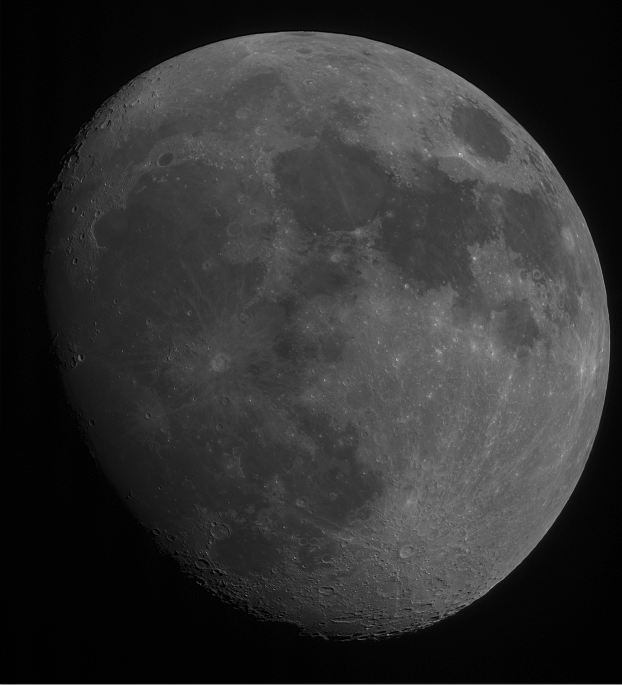
%> input picture TD1_09.09.2021/Lune.png, 622 x 685 px
$ octave TD1_Exo8.m   (GNU Octave 9; MATLAB toolbox functions it lacks are replaced by stand-ins)
%> lines starting %> are read from the running program, lines starting %| are printed output that depends on the picture
clear all;
close all;

I = double(rgb2gray(imread('Lune.png')));
%> I: size 685x622 double; min 0, max 209, mean 48.5
%on charge l'image, on la convertir en
%niveaux de gris et on double la pr閏ision : uint8 ==> double

I = I(1:end-5, :); %On ne consid鑢e pas les 5 derniers pixels de
%> I: size 680x622 double

%Retourne la valeur de CHAQUE pixel
%end-5 implique tous sauf les 5 derniers pixels
%1:end indique du 1er pixel en abscisse jusqu'au bout de l'image (sens croissant)

% Fonction de normalisation
function [imnorm] = f_normalisation_3D(I)

I = double(I);
M = max(max(max(I)));
%> M = 209
m = min(min(min(I)));
%> m = 0

imnorm = (I - m)./(M -m);
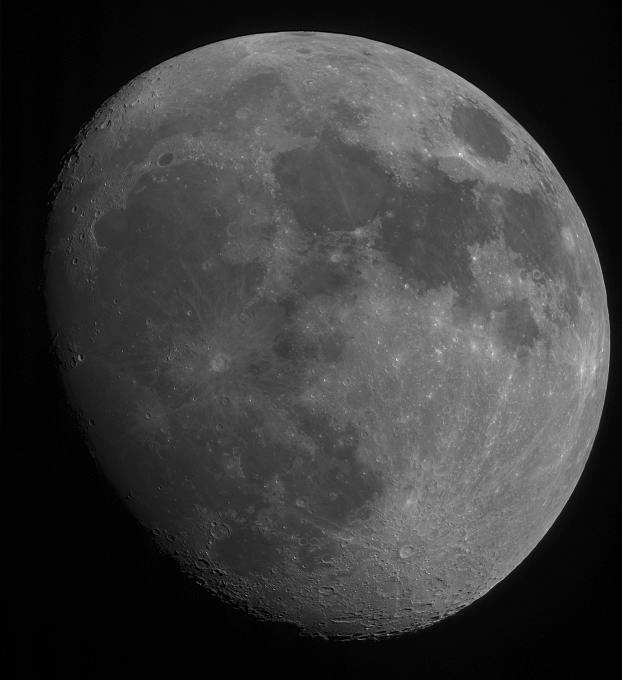
%> imnorm: size 680x622 double; min 0, max 1, mean 0.233

endfunction
I = f_normalisation_3D(I);

% Fonction d'inversion des NG
function [iminv] = f_inverse_3D(I)

I = double(I);
M = max(max(max(I)));

iminv = (M-I);

endfunction

I2 = I.^(2); #ici gamma = 2 gamma>0 donc assombrit les zones sombres
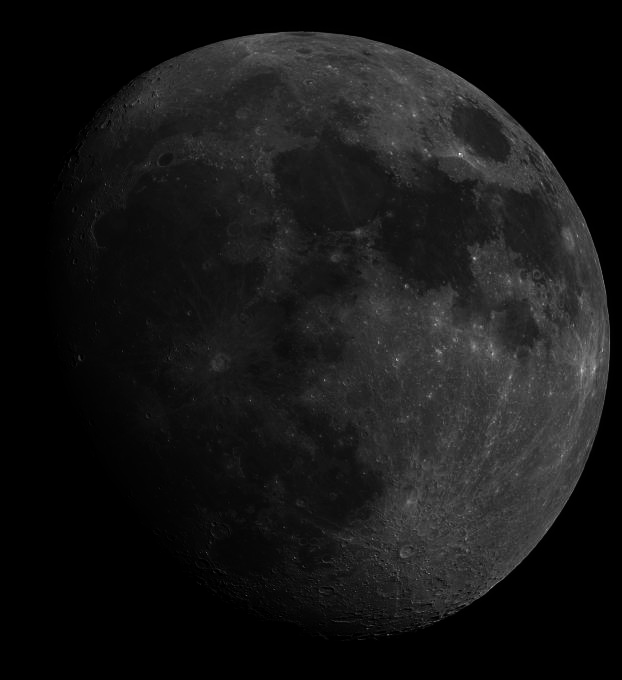
%> I2: size 680x622 double; min 0, max 1, mean 0.0902

[L C z]=size(I);
%> L = 680; C = 622; z = 1

Z1 = [I ones(L, 20) f_inverse_3D(I)];
%> in f_inverse_3D, `iminv = (M-I);`:
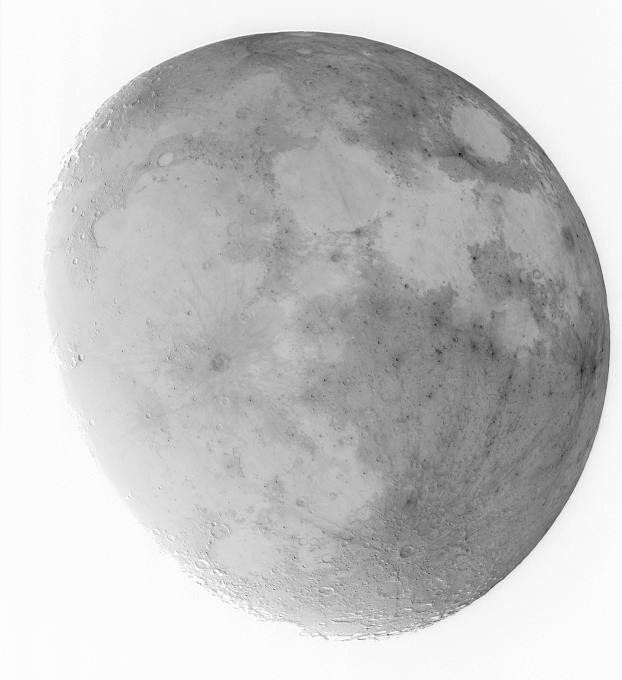
%> iminv: size 680x622 double; min 0, max 1, mean 0.767
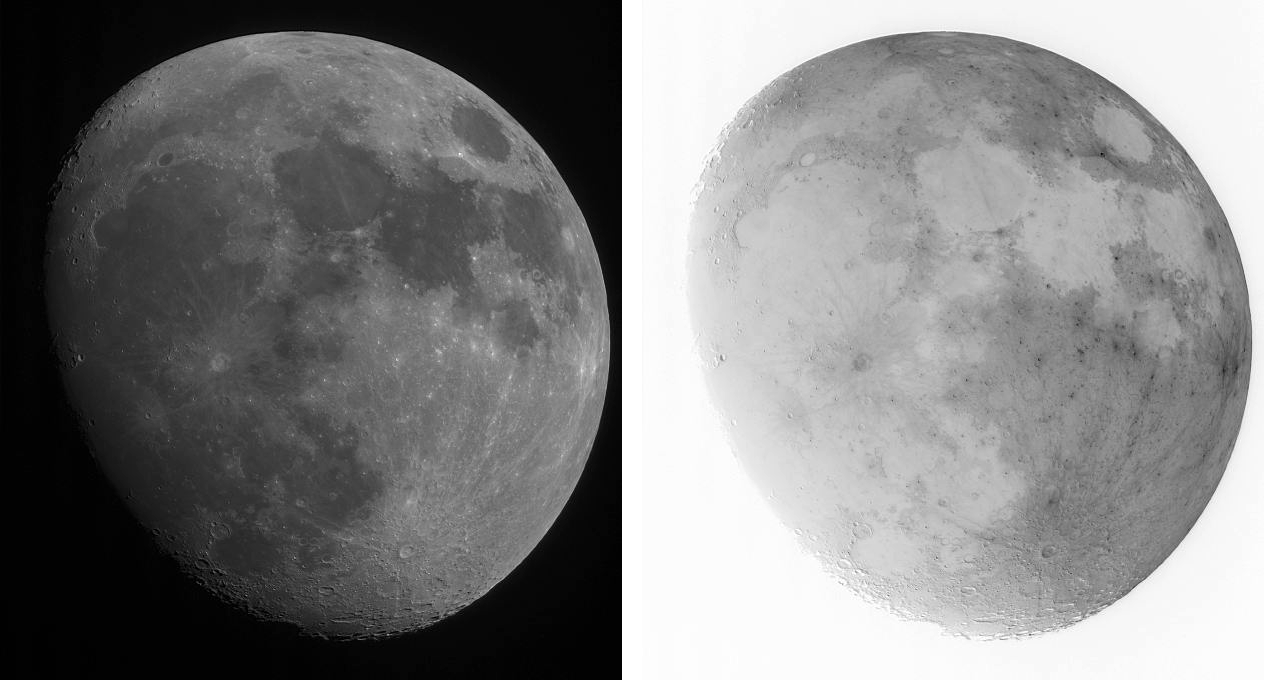
%> Z1: size 680x1264 double; min 0, max 1, mean 0.508
Z2 = [I2 ones(L, 20) f_normalisation_3D(I - I2)];
%> in f_normalisation_3D (call 2), `I = double(I);`:
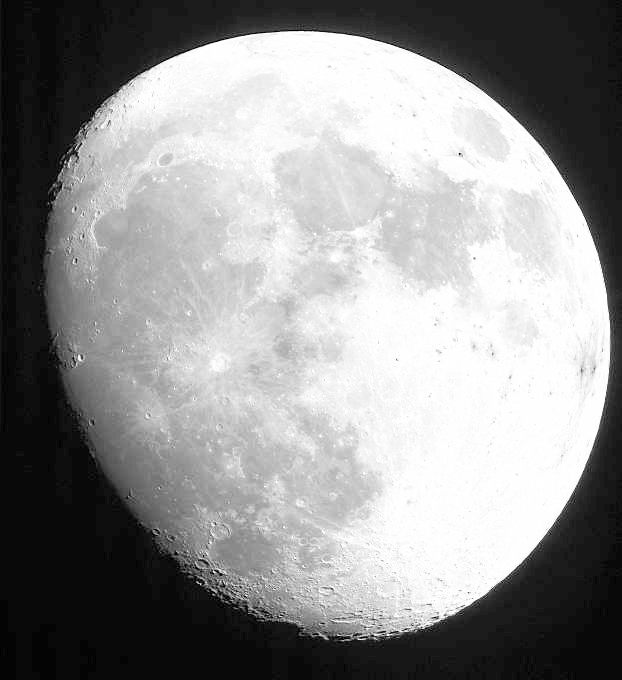
%> I: size 680x622 double; min 0, max 0.25, mean 0.143; drawn with min black and max white
%> in f_normalisation_3D (call 2), `M = max(max(max(I)));`: M = 0.25
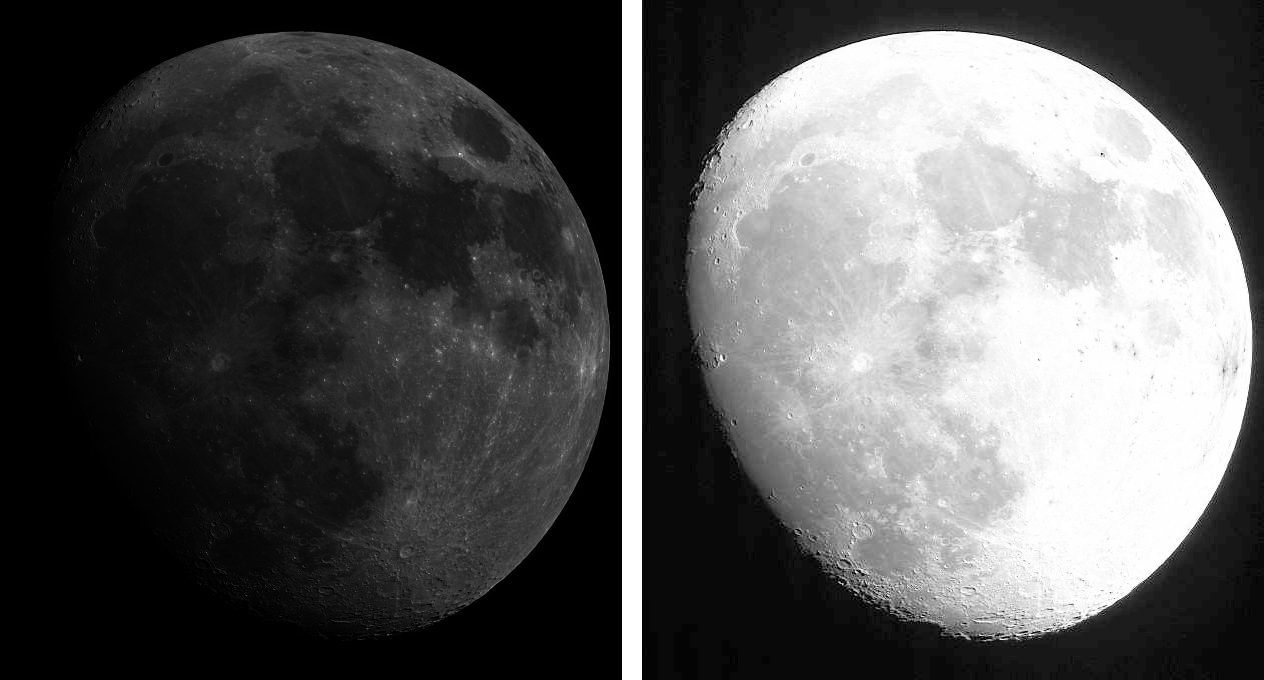
%> Z2: size 680x1264 double; min 0, max 1, mean 0.341

[L C z]=size(Z1);
%> C = 1264
Z = [Z1 ; ones(20, C) ; Z2];
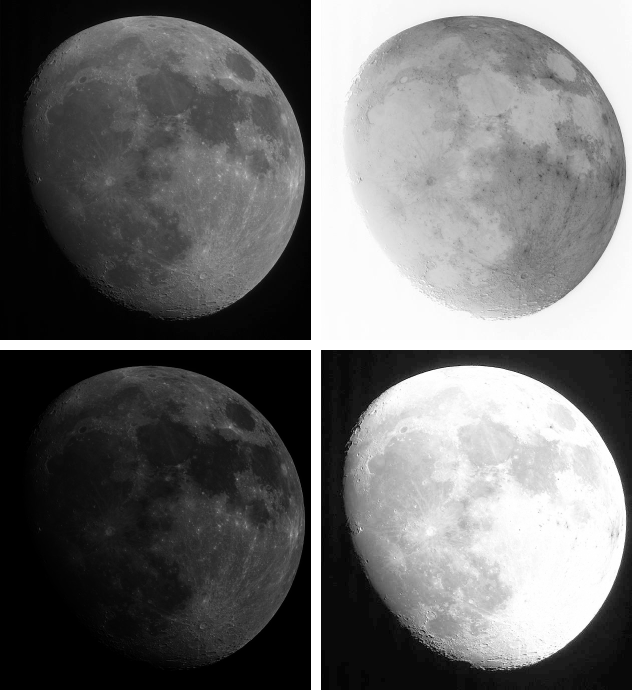
%> Z: size 1380x1264 double (shown at 1/2 size); min 0, max 1, mean 0.433

figure, imshow(uint8(Z*255)), colormap(gray), title('Comprendre ce code');

$ run again, with TD1_09.09.2021/bureau256.png copied over TD1_09.09.2021/Lune.png
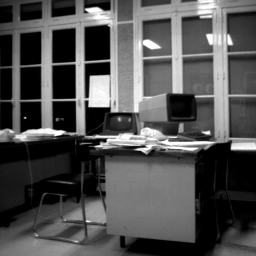
%> input picture TD1_09.09.2021/bureau256.png, 256 x 256 px
%> in f_normalisation_3D, `M = max(max(max(I)));`: M = 255
%> m = 0
%> in f_inverse_3D, `M = max(max(max(I)));`: M = 1
%> in f_normalisation_3D (call 2), `I = double(I);`:
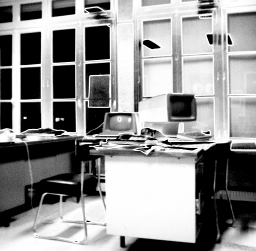
%> I: size 251x256 double; min 0, max 0.25, mean 0.143; drawn with min black and max white
%> in f_normalisation_3D (call 2), `M = max(max(max(I)));`: M = 0.25
%> `Z = [Z1 ; ones(20, C) ; Z2];`:
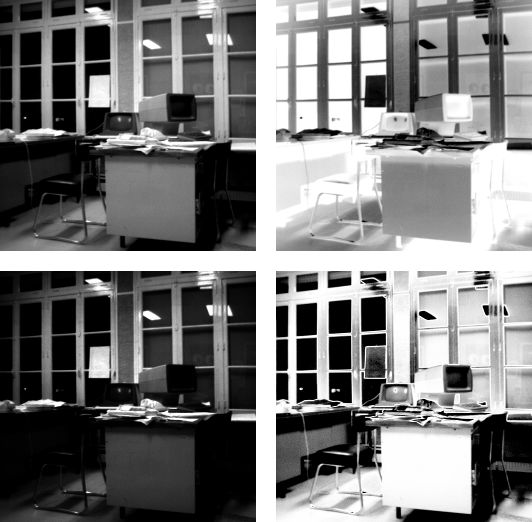
%> Z: size 522x532 double; min 0, max 1, mean 0.478
